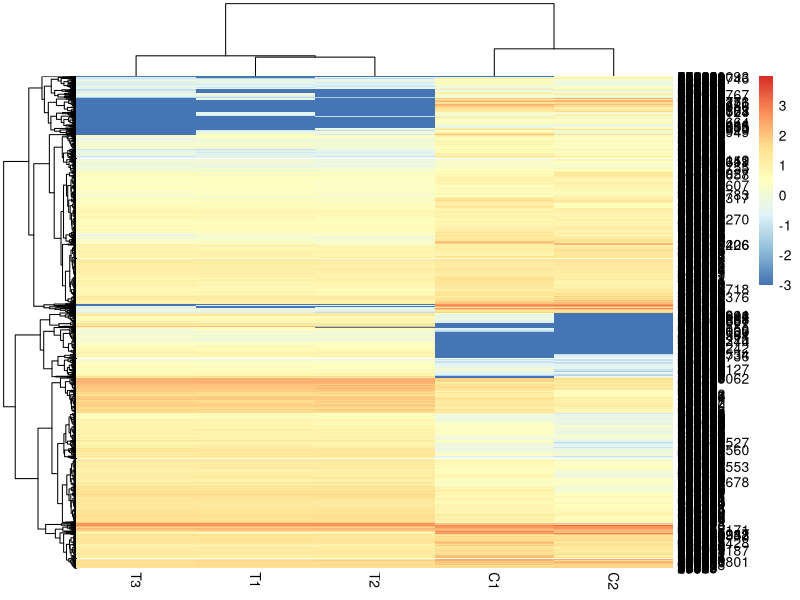

Reproduce this figure in R.
library(pheatmap)

## input count matrix
countdata <- read.table("./all_exp.txt",sep="\t",header=T) ## input file

## set gene names as the row names
len <- length(countdata)
rownames(countdata) <- countdata[,1]
countdata <- countdata[,2:len]

## doing log10 for all values. All number 0 should be changed to 0.001 before that.  
countdata[countdata == 0] <- 0.001
lcountdata <- log(countdata)/log(10)

# Heat map
pdf("./pheatmap_Diff_Exp.pdf")
pheatmap(lcountdata)
